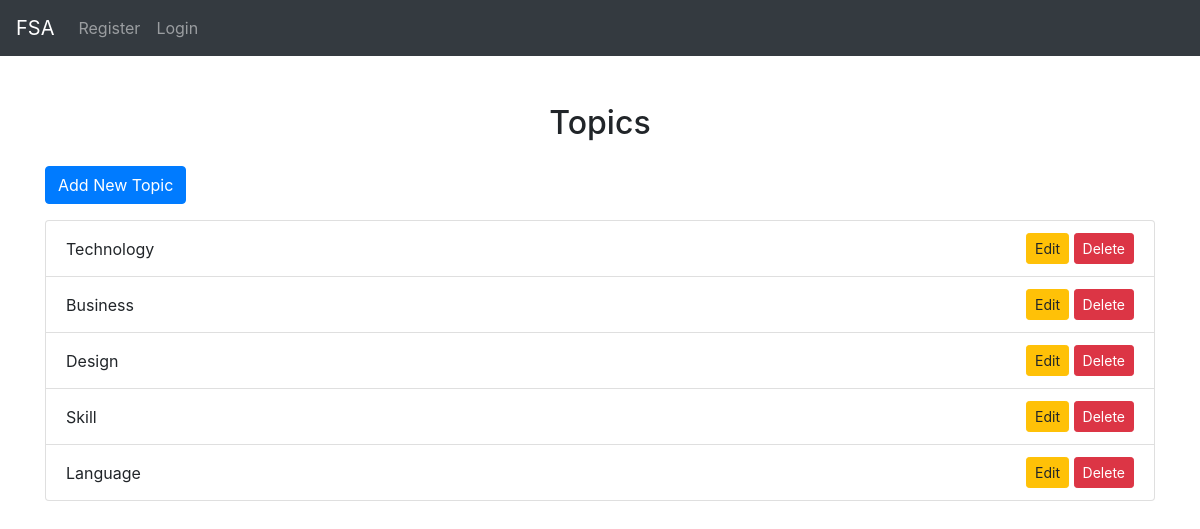
Screenshot of /course/topics/ with the database file from the repository.
### course/models.py (models this page shows, shortened)
class Topic(models.Model):
    name = models.CharField(max_length=255, unique=True)

### course/views.py (the view)
# urls.py: path('topics/', views.topic_list, name='topic_list'),
def topic_list(request):
    module_groups = ModuleGroup.objects.all()
    topics = Topic.objects.all()
    return render(request, 'topic-tag/topic_list.html', {'module_groups': module_groups, 'topics': topics})

### course/templates/topic-tag/topic_list.html
{% extends 'base.html' %}
{% block content %}
<div class="container mt-5">
    <h2 class="mb-4 text-center">Topics</h2>
    <div class="mb-3">
        <a href="{% url 'course:topic_add' %}" class="btn btn-primary">Add New Topic</a>
    </div>
    <div class="list-group">
        {% for topic in topics %}
            <div class="list-group-item d-flex justify-content-between align-items-center">
                {{ topic.name }}
                <div>
                    <a href="{% url 'course:topic_edit' topic.pk %}" class="btn btn-sm btn-warning">Edit</a>
                    <a href="{% url 'course:topic_delete' topic.pk %}" class="btn btn-sm btn-danger">Delete</a>
                </div>
            </div>
        {% empty %}
            <div class="alert alert-info" role="alert">No topics found.</div>
        {% endfor %}
    </div>
</div>
{% endblock %}

### rows the page displays
Topic: name "Technology"
Topic: name "Business"
Topic: name "Design"
Topic: name "Skill"
Topic: name "Language"
